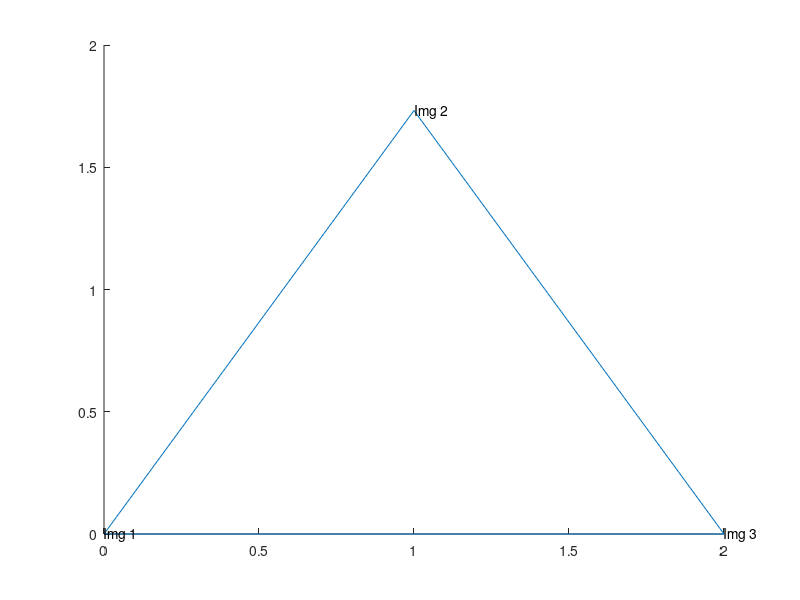

Write MATLAB code to recreate this figure. (Note: this script raises an error after producing the figure.)
line([0,1], [0,sqrt(3)]);
hold on;
line([1,2], [sqrt(3),0]);
line([2,0], [0,0]);
text(0,0,'Img 1');
text(1,sqrt(3),'Img 2');
text(2,0,'Img 3');
[x1, y1] = getpts;
hold off;
[fname1,user_canceled1] = imgetfile;
[fname2,user_canceled2] = imgetfile;
[fname3,user_canceled3] = imgetfile;
a = imread(fname1);
b = imread(fname2);
c = imread(fname3);
a = imresize(a,[512 512]);
b = imresize(b,[512 512]);
c = imresize(c,[512 512]);
tr = triangulation([1 2 3],[0;1;2],[0;sqrt(3);0]);
imshow([a b c]);
[x, y] = getpts;
p1 = [x(1:3:end) y(1:3:end)];
p2 = [x(2:3:end) y(2:3:end)];
p3 = [x(3:3:end) y(3:3:end)];
p2(:,1) = p2(:,1) - 512;
p3(:,1) = p3(:,1) - 1024;
p1 = [p1;1 1;1 512;512 1;512 512];
p2 = [p2;1 1;1 512;512 1;512 512];
p3 = [p3;1 1;1 512;512 1;512 512];
t1 = delaunayTriangulation(p1);
t2 = delaunayTriangulation(p2);
t3 = delaunayTriangulation(p3);
imgs = cell(size(x1,1),1);
for j = 1:size(x1,1)
    f = cartesianToBarycentric(tr,1,[x1(j) y1(j)]);
    p4 = f(1)*p1 + f(2)*p2 + f(3)*p3;
    t4 = delaunayTriangulation(p4);
    tri = {t1 t2 t3 t4};
    dt = cell(4,1);
    strt = cell(4,1);
    for i = 1:4
        strt{i} = sort_tri(t4);
        dt{i} = triangulation(strt{i},tri{i}.Points);
    end
    img = uint8((f(1)*warp(a,dt{1},dt{4},strt{4}) + f(2)*warp(b,dt{2},dt{4},strt{4}) + f(3)*warp(c,dt{3},dt{4},strt{4})));
    imgs{j} = img;
end
for i = 1:j
    fname = sprintf('%d.jpg',i);
    imwrite(imgs{i},fname);
end
function [strt] = sort_tri(t4)
    strt = t4.ConnectivityList;
    for i = 1:size(strt,1)
    strt(i,:) = sort(strt(i,:));
    end
    strt = sortrows(strt);
end
function [imt] = warp(im,dt,dt4,strt4)
    imt = zeros(512,512,3);
    [m, ~] = size(dt4);
    for i = 1:m
        xmin = fix(min(dt4.Points(strt4(i,1),1),min(dt4.Points(strt4(i,2),1),dt4.Points(strt4(i,3),1))));
        ymin = fix(min(dt4.Points(strt4(i,1),2),min(dt4.Points(strt4(i,2),2),dt4.Points(strt4(i,3),2))));
        xmax = ceil(max(dt4.Points(strt4(i,1),1),max(dt4.Points(strt4(i,2),1),dt4.Points(strt4(i,3),1))));
        ymax = ceil(max(dt4.Points(strt4(i,1),2),max(dt4.Points(strt4(i,2),2),dt4.Points(strt4(i,3),2))));
        for j = xmin:xmax
            for k = ymin:ymax
                f = cartesianToBarycentric(dt4,i,[j k]);
                if f(1) >= 0 && f(2) >= 0 && f(3) >= 0
                    c = barycentricToCartesian(dt,i,f);
                    x = round(c(1));
                    y = round(c(2));
                    imt(k,j,1) = im(y,x,1);
                    imt(k,j,2) = im(y,x,2);
                    imt(k,j,3) = im(y,x,3);
                end
            end
        end
    end
end